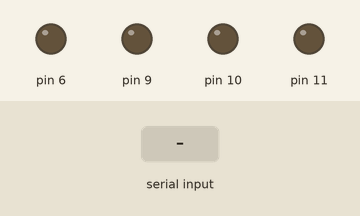
Recording of a sketch running on a simulated Arduino Uno, built with avr-gcc and run on an emulated ATmega328P. Parts: output pins drawn as LEDs (lit = HIGH). The inputs (shaded band) are chosen by the test bench.

Above: at 1.2 s.
1.3 s: "w" received over Serial
At 1.9 s:
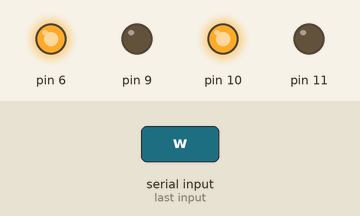
2.8 s: "d" received over Serial
At 4.0 s:
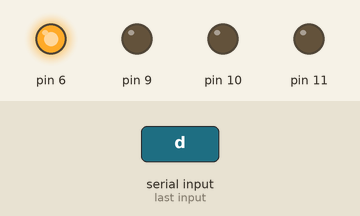
4.3 s: "a" received over Serial
At 5.4 s:
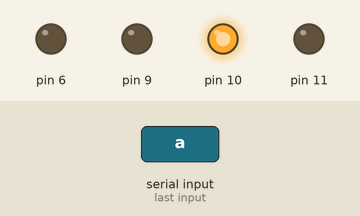
5.8 s: "s" received over Serial
At 6.5 s:
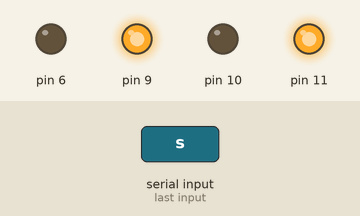
7.3 s: "f" received over Serial
At 7.6 s:
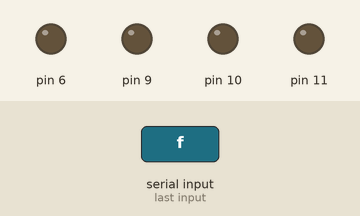
Timing chart, 0 to 9.8 s (numbered marks = the images above; inputs shaded):
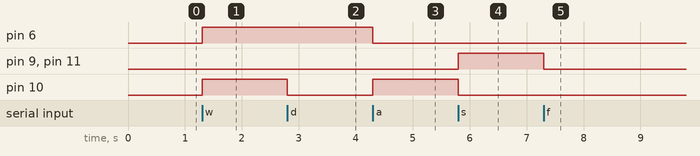

Measured:
- after the input at 1.3 s, pin 6, pin 10: LOW → HIGH at once
- after the input at 2.8 s, pin 10: HIGH → LOW at once
- after the input at 4.3 s, pin 6: HIGH → LOW at once; pin 10: LOW → HIGH at once
- after the input at 5.8 s, pin 9, pin 11: LOW → HIGH at once; pin 10: HIGH → LOW at once
- after the input at 7.3 s, pin 9, pin 11: HIGH → LOW at once

The sketch:

keyboard_control_robo.ino
```cpp
int data;
void setup() {
  // put your setup code here, to run once:
Serial.begin(9600);
pinMode(6,OUTPUT);
pinMode(9,OUTPUT);
pinMode(10,OUTPUT);
pinMode(11,OUTPUT);
}

void loop() {
  // put your main code here, to run repeatedly:
data = Serial.read();
if(data == 'w')
{analogWrite(6,255);
analogWrite(9,0);
analogWrite(10,255);
analogWrite(11,0);
}
else if(data == 'd')
{analogWrite(6,255);
analogWrite(9,0);
analogWrite(10,0);
analogWrite(11,0);}
else if(data == 'a')
{analogWrite(6,0);
analogWrite(9,0);
analogWrite(10,255);
analogWrite(11,0);}
else if(data == 's')
{analogWrite(6,0);
analogWrite(9,255);
analogWrite(10,0);
analogWrite(11,255);}
else if(data == 'f')
{analogWrite(6,0);
analogWrite(9,0);
analogWrite(10,0);
analogWrite(11,0);}
}
```
